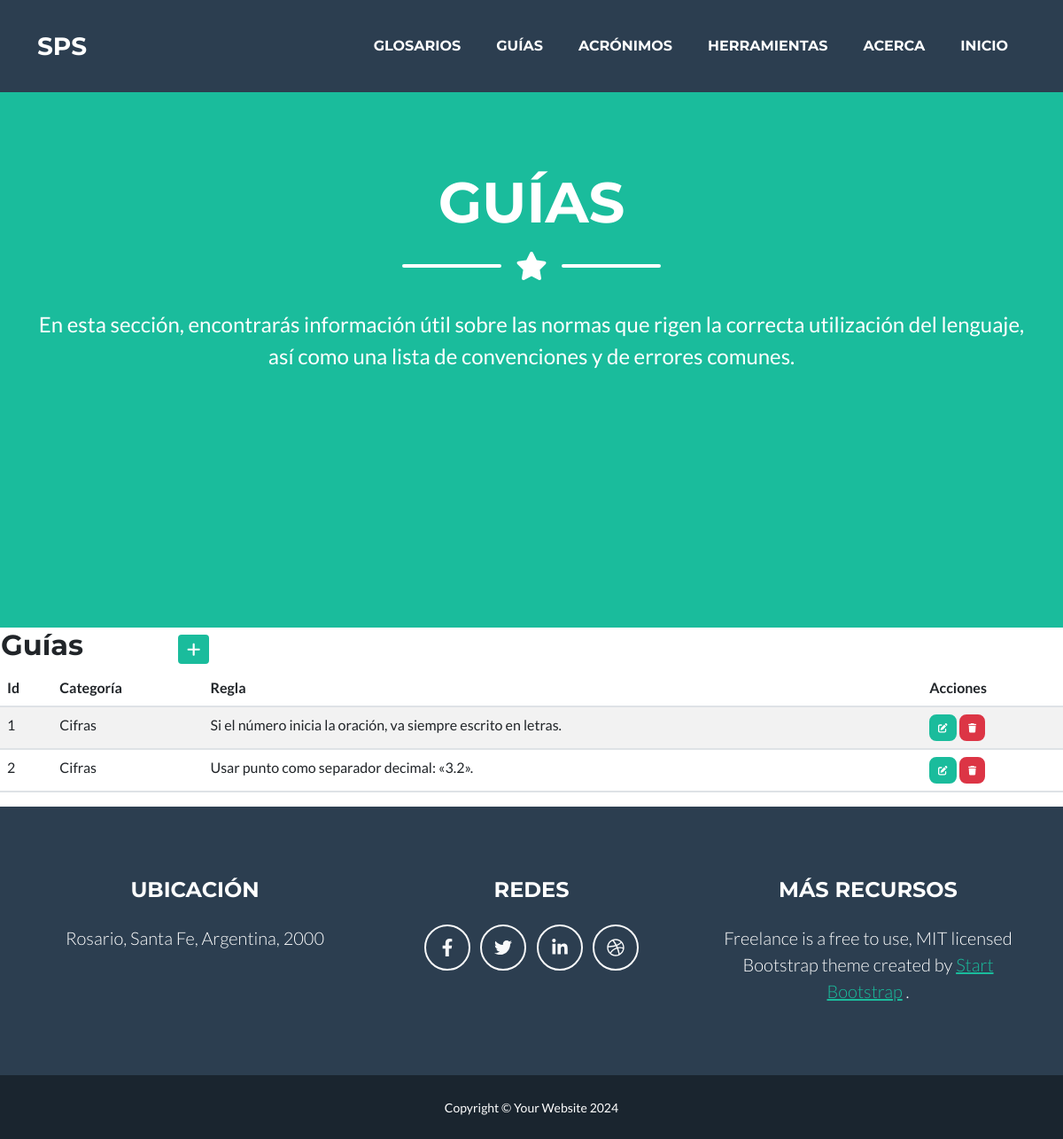
Screenshot of /guías/ with the database file from the repository.
### aplicacion/models.py (models this page shows, shortened)
class Guías(models.Model):
    regla = models.CharField(max_length=100)
    categoría = models.CharField(max_length=100)
    class Meta:
        ordering = ["categoría"]
        verbose_name = "Guías"
        verbose_name_plural = "Guías"

### aplicacion/views.py (called while the page is built)
def guías(request):
    contexto = {'guías': Guías.objects.all()}
    return render(request, "aplicacion/guías.html", contexto)

### aplicacion/templates/aplicacion/guías.html (shortened to what this page needs)
{% extends "aplicacion/index.html" %}
{% block inicio %}
<li class="nav-item mx-0 mx-lg-1"><a class="nav-link py-3 px-0 px-lg-3 rounded" href="{% url 'home' %}">Inicio</a></li>
{% endblock inicio %}
{% block  titulo%}
<header class="masthead bg-primary text-white text-center">
    <div class="container d-flex align-items-center flex-column">
        <h1 class="masthead-heading text-uppercase mb-0">Guías</h1>
        <div class="divider-custom divider-light">
            <div class="divider-custom-line"></div>
            <div class="divider-custom-icon"><i class="fas fa-star"></i></div>
            <div class="divider-custom-line"></div>
        </div>
        <p class="masthead-subheading font-weight-light mb-0">En esta sección, encontrarás información útil sobre las normas que rigen la correcta utilización del lenguaje, así como una lista de convenciones y de errores comunes.</p>
    </div>
</header>
{% endblock titulo%}
{% block  contenido%}
<table>
    <tr>
        <td width="200"><h2>Guías</h2></td>
        <td>
            <a
            href="{% url 'guíasForm' %}"
            class="btn btn-primary btn-sm"
            ><i class="fa fa-plus fa-lg" title="Crear"> </i>
            </a>
        </td>
    </tr>
</table>
<table class="table table-striped">
    <thead>
        <tr>
            <th>Id</th>
            <th>Categoría</th>
            <th>Regla</th>
            <th>Acciones</th>
        </tr>
    </thead>
    <tbody>
    {% for g in guías  %}
        <tr>
            <td>{{ g.id }}</td>
            <td>{{ g.categoría }}</td>
            <td>{{ g.regla }}</td>
            <td>
                <a
                  href="{% url 'guíasUpdate' g.id %}"
                  class="btn btn-primary"
                  style="--bs-btn-padding-y: .25rem; --bs-btn-padding-x: .5rem; --bs-btn-font-size: .75rem;"
                  ><i class="fa fa-edit fa-sm" title="Edit Record"></i>
                </a>
                <a
                  href="{% url 'guíasDelete' g.id %}"
                  class="btn btn-danger"
                  style="--bs-btn-padding-y: .25rem; --bs-btn-padding-x: .5rem; --bs-btn-font-size: .75rem;"
                  ><i class="fa fa-trash fa-sm" title="Delete Record"></i>
                </a>
            </td>
        </tr>
    {% endfor %}
    </tbody>
</table>
{% endblock contenido%}

### rows the page displays
Guías: id "1", categoría "Cifras", regla "Si el número inicia la oración, va siempre escrito en letras."
Guías: id "2", categoría "Cifras", regla "Usar punto como separador decimal: «3.2»."
